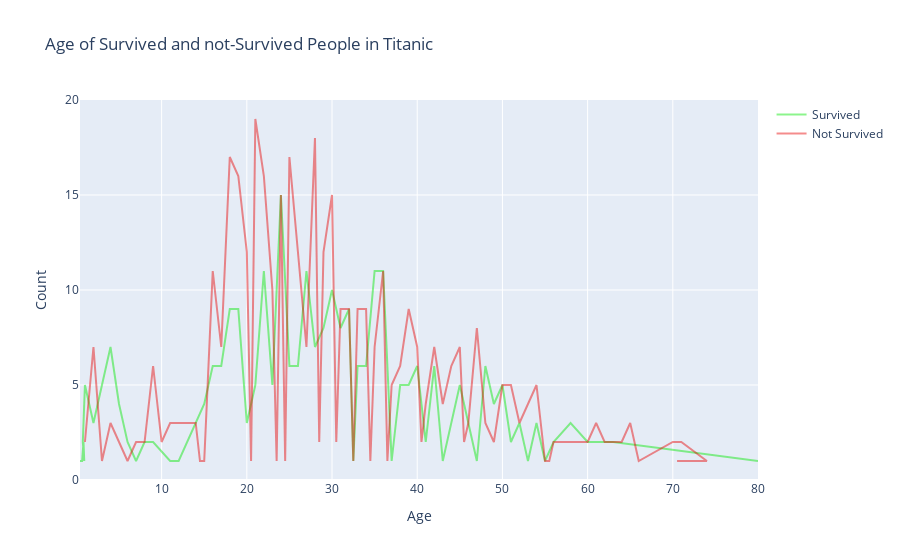

This figure's notebook cell:
### Code cell
#trace1 is green line and trace2 is red line.

trace1 = go.Scatter(
    x = survived_age_number.index,
    y = survived_age_number,
    opacity = 0.75,
    name = "Survived",
    mode = "lines",
    marker=dict(color = 'rgba(0, 230, 0, 0.6)'))

trace2 = go.Scatter(
    x = not_survived_age_number.index,
    y = not_survived_age_number,
    opacity=0.75,
    name = "Not Survived",
    mode = "lines",
    marker=dict(color = 'rgba(230, 0, 0, 0.6)'))

data = [trace1,trace2]
layout = go.Layout(title = 'Age of Survived and not-Survived People in Titanic',
                   xaxis=dict(title='Age'),
                   yaxis=dict( title='Count'),)

fig = go.Figure(data=data, layout=layout)
iplot(fig)

### Figure 1 — Plotly figure (JSON) as saved in the notebook; plotly's stock layout.template omitted (floating-point values rounded to 4 significant figures)
{"data": [{"marker": {"color": "rgba(0, 230, 0, 0.6)"}, "mode": "lines", "name": "Survived", "opacity": 0.75, "type": "scatter", "x": [0.42, 0.67, 0.83, 0.92, 0.75, 1, 2, 3, 4, 5, 6, 7, 8, 9, 11, 12, 13, 14, 15, 16, 17, 18, 19, 20, 21, 22, 23, 24, 25, 26, 27, 28, 29, 30, 31, 32, 32.5, 33, 34, 35, 36, 37, 38, 39, 40, 41, 42, 43, 44, 45, 47, 48, 49, 50, 51, 52, 53, 54, 55, 56, 58, 60, 62, 63, 80], "y": [1, 1, 2, 1, 2, 5, 3, 5, 7, 4, 2, 1, 2, 2, 1, 1, 2, 3, 4, 6, 6, 9, 9, 3, 5, 11, 5, 15, 6, 6, 11, 7, 8, 10, 8, 9, 1, 6, 6, 11, 11, 1, 5, 5, 6, 2, 6, 1, 3, 5, 1, 6, 4, 5, 2, 3, 1, 3, 1, 2, 3, 2, 2, 2, 1]}, {"marker": {"color": "rgba(230, 0, 0, 0.6)"}, "mode": "lines", "name": "Not Survived", "opacity": 0.75, "type": "scatter", "x": [1, 2, 3, 4, 6, 7, 8, 9, 10, 11, 14, 14.5, 15, 16, 17, 18, 19, 20, 20.5, 21, 22, 23, 23.5, 24, 24.5, 25, 26, 27, 28, 28.5, 29, 30, 30.5, 31, 32, 32.5, 33, 34, 34.5, 35, 36, 36.5, 37, 38, 39, 40, 40.5, 41, 42, 43, 44, 45, 45.5, 46, 47, 48, 49, 50, 51, 52, 54, 55, 55.5, 56, 57, 58, 59, 60, 61, 62, 64, 65, 66, 70, 71, 74, 70.5], "y": [2, 7, 1, 3, 1, 2, 2, 6, 2, 3, 3, 1, 1, 11, 7, 17, 16, 12, 1, 19, 16, 10, 1, 15, 1, 17, 12, 7, 18, 2, 12, 15, 2, 9, 9, 1, 9, 9, 1, 7, 11, 1, 5, 6, 9, 7, 2, 4, 7, 4, 6, 7, 2, 3, 8, 3, 2, 5, 5, 3, 5, 1, 1, 2, 2, 2, 2, 2, 3, 2, 2, 3, 1, 2, 2, 1, 1]}], "layout": {"title": {"text": "Age of Survived and not-Survived People in Titanic"}, "xaxis": {"title": {"text": "Age"}}, "yaxis": {"title": {"text": "Count"}}}}
